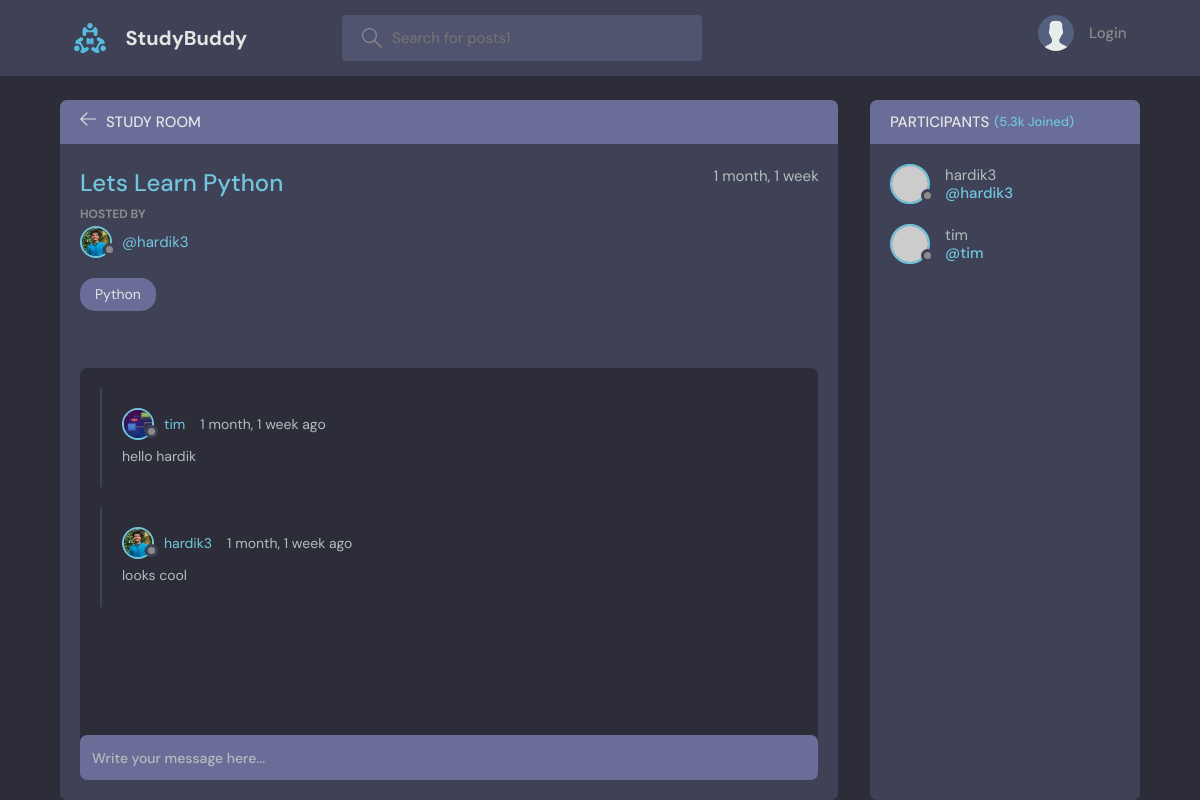
/room/1, run on the app's committed database.
### base/models.py (models this page shows, shortened)
class Room(models.Model):
    host = models.ForeignKey(User, null=True, on_delete=models.SET_NULL)
    name = models.CharField(max_length=200)
    description = models.TextField(null=True, blank=True)
    participants = models.ManyToManyField(User,related_name='participants', blank=True)
    updated = models.DateTimeField(auto_now=True)
    created = models.DateTimeField(auto_now_add=True)
    topic = models.ForeignKey(Topic, null=True, on_delete=models.SET_NULL)
    class Meta:
        ordering = ['-updated', '-created']

class User(AbstractUser):
    name=models.CharField(max_length=200,null=True)
    email=models.EmailField(unique=True,null=True)
    bio=models.TextField(null=True)
    avatar=models.ImageField(null=True,default="avatar.svg")
    USERNAME_FIELD='email'
    REQUIRED_FIELDS=[]

class Topic(models.Model):
    name = models.CharField(max_length=200)
    def __str__(self):
        return self.name

class Message(models.Model):
    user = models.ForeignKey(User, on_delete=models.CASCADE)
    room = models.ForeignKey(Room, on_delete=models.CASCADE)
    body = models.TextField()
    updated = models.DateTimeField(auto_now=True)
    created = models.DateTimeField(auto_now_add=True)
    class Meta:
        ordering = ['-updated', '-created']

### base/views.py (the view, shortened to what this page needs)
# urls.py: path('room/<str:pk>', views.room,name="room"),   #when the user goes to the home page, the home function is called
def room(request, pk):
    room = Room.objects.get(id=pk)
    room_message = room.message_set.all()
    participants = room.participants.all()
    context = {'room': room, 'room_messages': room_message,
               'participants': participants}
    return render(request, 'base/room.html', context)

### base/templates/base/room.html (shortened to what this page needs)
{% extends 'main.html' %} {% block content %}
<main class="profile-page layout layout--2">
  <div class="container">
    <div class="room">
      <div class="room__top">
        <div class="room__topLeft">
          <a href="{% url 'home' %}">
            <svg
              version="1.1"
              xmlns="http://www.w3.org/2000/svg"
              width="32"
              height="32"
              viewBox="0 0 32 32"
            >
              <title>arrow-left</title>
              <path
                d="M13.723 2.286l-13.723 13.714 13.719 13.714 1.616-1.611-10.96-10.96h27.625v-2.286h-27.625l10.965-10.965-1.616-1.607z"
              ></path>
            </svg>
          </a>
          <h3>Study Room</h3>
        </div>
      </div>
      <div class="room__box scroll">
        <div class="room__header scroll">
          <div class="room__info">
            <h3>{{room.name}}</h3>
            <span>{{room.created|timesince}}</span>
          </div>
          <div class="room__hosted">
            <p>Hosted By</p>
            <a href="{% url 'user-profile' room.host.id %}" class="room__author">
              <div class="avatar avatar--small">
                <img src="{{room.host.avatar.url}}" />
              </div>
              <span>@{{room.host.username}}</span>
            </a>
          </div>
          <span class="room__topics">{{room.topic}}</span>
        </div>
        <div class="room__conversation">
          <div class="threads scroll">
            {% for message in room_messages %}
            <div class="thread">
              <div class="thread__top">
                <div class="thread__author">
                  <a href="{% url 'user-profile' message.user.id %}" class="thread__authorInfo">
                    <div class="avatar avatar--small">
                      <img
                        src="{{message.user.avatar.url}}"
                      />
                    </div>
                    <span>{{message.user.username}}</span>
                  </a>
                  <span class="thread__date">{{message.created|timesince}} ago</span>
                </div>
              </div>
              <div class="thread__details">
                {{message.body}}
              </div>
            </div>
            {% endfor %}
          </div>
        </div>
      </div>
      <div class="room__message">
        <form action="#" method="POST">{% csrf_token %}
          <input name="body" placeholder="Write your message here..." />
        </form>
      </div>
    </div>
    <div class="participants">
      <h3 class="participants__top">Participants <span>(5.3k Joined)</span></h3>
      <div class="participants__list scroll">
        {% for user in participants %}
        <a href="{% url 'user-profile' user.id %}" class="participant">
          <div class="avatar avatar--medium">
            <img src="https://randomuser.me/api/portraits/men/37.jpg" />
          </div>
          <p>
            {{user.username}}
            <span>@{{user.username}}</span>
          </p>
        </a>
        {% endfor %}
      </div>
    </div>
  </div>
</main>
{% endblock content %}

### data on the page
Room: name "Lets Learn Python", created "1 month, 1 week", host.avatar (picture), host.username "hardik3", topic "Python"
Message: user.avatar (picture), user.username "tim", created "1 month, 1 week", body "hello hardik"
Message: user.avatar (picture), user.username "hardik3", created "1 month, 1 week", body "looks cool"
User: username "hardik3"
User: username "tim"
